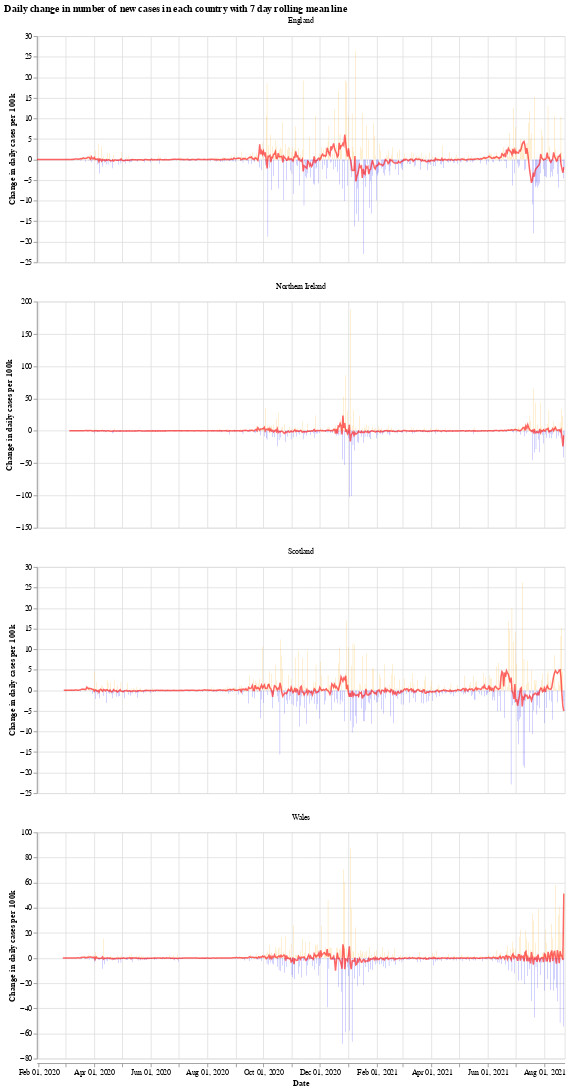

Notebook code cell kept with this figure:
### Markdown cell above
We will use the Python library `Altair` for visualising the data, see the [altair docs](https://altair-viz.github.io/) for more information.

First we have a graph which shows the daily change in the number of new cases for each country. This number jumps up and down all over the place, which is likely due to delay in reporting of new cases over the weekend. Another interesting thing is that it looks like the daily cases in Wales experienced a much shorter period of calm over the summer (calm in the sense of daily cases not jumping up and down).

The orange bars are days when the number of new cases (per 100k population) was more than the previous day, while the blue are days when the number of new cases dropped. The red line is the 7 day moving average. 

When the moving average line is below 0, it means that there is a consistent drop in new cases. We can see this clearly happening around the times that lockdowns were introduced (though, to varying degrees). I will update the graphs soon with a marker of when each lockdown started.

### Code cell
# collapse
import altair as alt

bars = alt.Chart(uk_cases).mark_bar().encode(
    x=alt.X("yearmonthdate(date):T", axis=alt.Axis(title='Date')),
    y=alt.Y("casesChangeRate:Q", axis=alt.Axis(title='Change in daily cases per 100k')),
    tooltip='casesChange',
    color=alt.condition(
        alt.datum.casesChangeRate > 0,
        alt.value("orange"),  # The positive color
        alt.value("blue")  # The negative color
    )
).properties(title='Daily change in number of new cases with 7 day rolling mean',width=700).interactive()

line = alt.Chart(uk_cases).mark_line(
    color='red',
    size=2,
    opacity=0.6
).transform_window(
    rolling_mean='mean(casesChangeRate)',
    frame=[0, 7],
    groupby=['areaName']
).encode(
    x='yearmonthdate(date):T',
    y='rolling_mean:Q'
)

alt.layer(bars, line, data=uk_cases).facet(alt.Column(
    'areaName', title=''), columns=1).resolve_scale(y='independent').properties(title='Daily change in number of new cases in each country with 7 day rolling mean line')

### Figure 1 — Vega-Lite specification as saved in the notebook (floating-point values rounded to 4 significant figures; data arrays with more than 128 entries replaced by an {"elided": "..."} marker saying what was removed)
{"config": {"view": {"continuousWidth": 400, "continuousHeight": 300}}, "data": {"name": "data-da82f2988706fc1e44540a078d30fa2d"}, "facet": {"type": "nominal", "field": "areaName", "title": ""}, "spec": {"layer": [{"mark": "bar", "encoding": {"color": {"condition": {"value": "orange", "test": "(datum.casesChangeRate > 0)"}, "value": "blue"}, "tooltip": {"type": "quantitative", "field": "casesChange"}, "x": {"type": "temporal", "axis": {"title": "Date"}, "field": "date", "timeUnit": "yearmonthdate"}, "y": {"type": "quantitative", "axis": {"title": "Change in daily cases per 100k"}, "field": "casesChangeRate"}}, "selection": {"selector001": {"type": "interval", "bind": "scales", "encodings": ["x", "y"]}}, "title": "Daily change in number of new cases with 7 day rolling mean", "width": 700}, {"mark": {"type": "line", "color": "red", "opacity": 0.6, "size": 2}, "encoding": {"x": {"type": "temporal", "field": "date", "timeUnit": "yearmonthdate"}, "y": {"type": "quantitative", "field": "rolling_mean"}}, "transform": [{"window": [{"op": "mean", "field": "casesChangeRate", "as": "rolling_mean"}], "frame": [0, 7], "groupby": ["areaName"]}]}]}, "columns": 1, "resolve": {"scale": {"y": "independent"}}, "title": "Daily change in number of new cases in each country with 7 day rolling mean line", "$schema": "https://vega.github.io/schema/vega-lite/v4.8.1.json", "datasets": {"data-da82f2988706fc1e44540a078d30fa2d": {"elided": "2192 records"}}}
